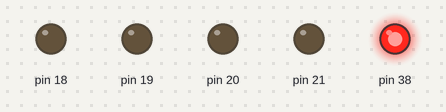
Simulated run of this sketch. Board: Arduino Mega 2560, built with avr-gcc and run on an emulated ATmega2560. Shown: output pins drawn as LEDs (lit = HIGH).

Above: at 0.1 s.
Timing chart, 0 to 1.6 s (numbered marks = the images above):
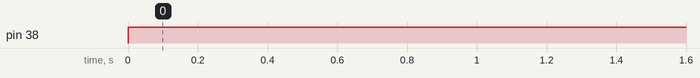

The sketch:

sketch.ino
```cpp
void setup() {
  // put your setup code here, to run once:
  volatile char *DDR_D=(char*)0x2A;
  *DDR_D=0xff;
}

void loop() {
  // put your main code here, to run repeatedly:
volatile char *port_d=(char*)0x2B;
*port_d=128;
}
```

Measured:
- by itself, pin 38: LOW → HIGH at 0.00 s
